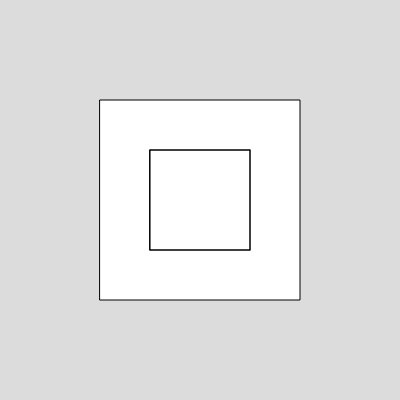
Frame 1 (no input)
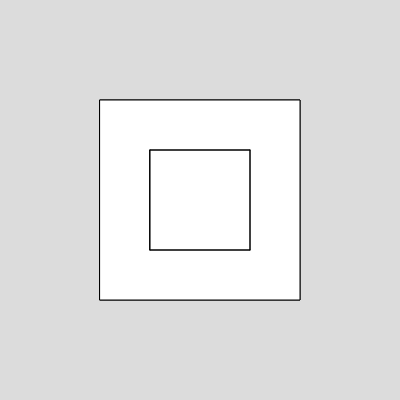
Frame 2 (the mouse pressed at the canvas centre, redrawn once)

The p5.js sketch that drew these frames (run headless with seeded random() and noise() and a simulated clock; the mouse was pressed at the canvas centre and the sketch redrawn once):

// p5.js sketch
// ── sketch.js
function setup() {
  createCanvas(400, 400);
  background(220);
  noLoop();
}

function draw() {
  // Set the drawing properties
  strokeWeight(1);
  stroke(0);

  // Define the center point of the design
  const centerX = width / 2;
  const centerY = height / 2;

  // Define the size of the design
  const size = 200;

  // Draw the Greek Key design
  drawGreekKey(centerX, centerY, size);
}

function drawGreekKey(centerX, centerY, size) {
  // Draw the outer square
  rectMode(CENTER);
  rect(centerX, centerY, size, size);

  // Draw the inner square
  const innerSize = size / 2;
  rect(centerX, centerY, innerSize, innerSize);

  // Draw the horizontal lines
  const lineOffset = size / 4;
  line(centerX - lineOffset, centerY - innerSize / 2, centerX + lineOffset, centerY - innerSize / 2);
  line(centerX - lineOffset, centerY + innerSize / 2, centerX + lineOffset, centerY + innerSize / 2);

  // Draw the vertical lines
  const lineLength = size / 2;
  line(centerX - innerSize / 2, centerY - lineLength / 2, centerX - innerSize / 2, centerY + lineLength / 2);
  line(centerX + innerSize / 2, centerY - lineLength / 2, centerX + innerSize / 2, centerY + lineLength / 2);
}
